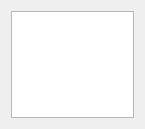
<?xml version="1.0" encoding="UTF-8"?>
<ui version="4.0">
 <class>TimeAssignment</class>
 <widget class="QWidget" name="TimeAssignment">
  <property name="geometry">
   <rect>
    <x>0</x>
    <y>0</y>
    <width>145</width>
    <height>129</height>
   </rect>
  </property>
  <property name="sizePolicy">
   <sizepolicy hsizetype="Minimum" vsizetype="Minimum">
    <horstretch>0</horstretch>
    <verstretch>0</verstretch>
   </sizepolicy>
  </property>
  <property name="minimumSize">
   <size>
    <width>50</width>
    <height>50</height>
   </size>
  </property>
  <property name="maximumSize">
   <size>
    <width>300</width>
    <height>300</height>
   </size>
  </property>
  <property name="windowTitle">
   <string>Form</string>
  </property>
  <layout class="QHBoxLayout" name="horizontalLayout">
   <item>
    <widget class="QGraphicsView" name="graphicsView"/>
   </item>
  </layout>
 </widget>
 <resources/>
 <connections/>
</ui>
